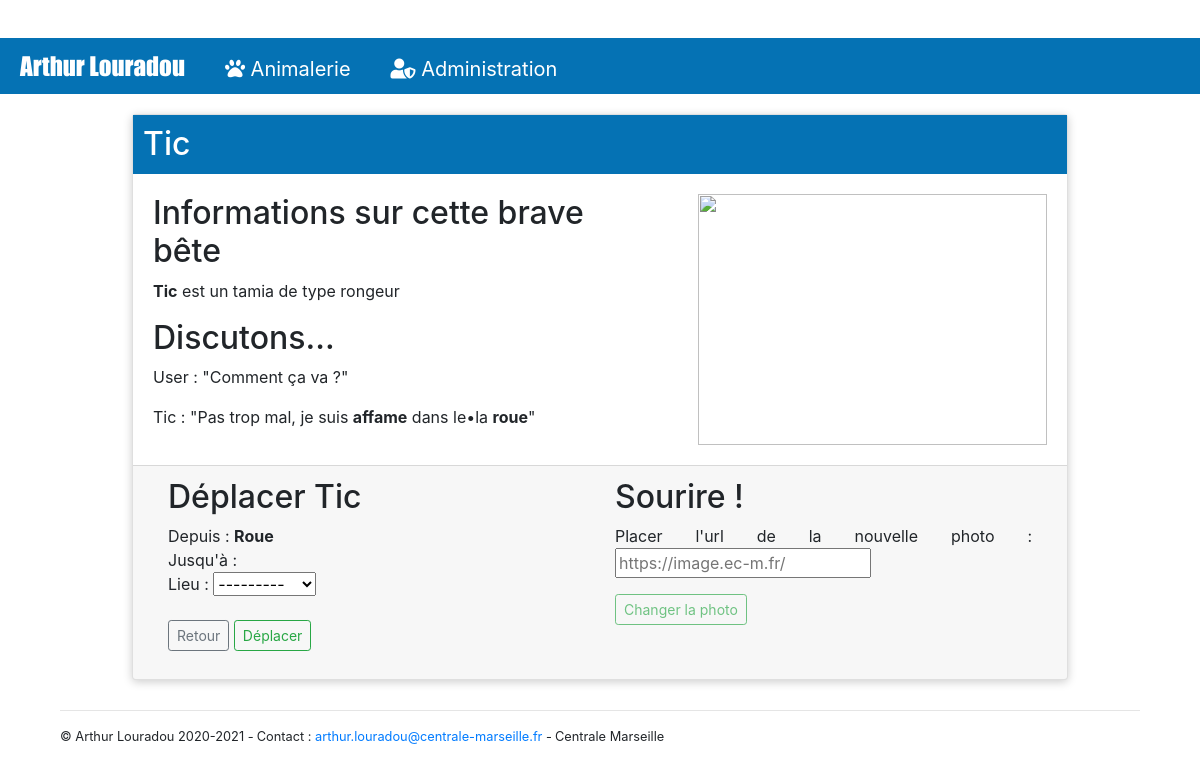
The page /animal/Tic/ on the database as committed earlier.
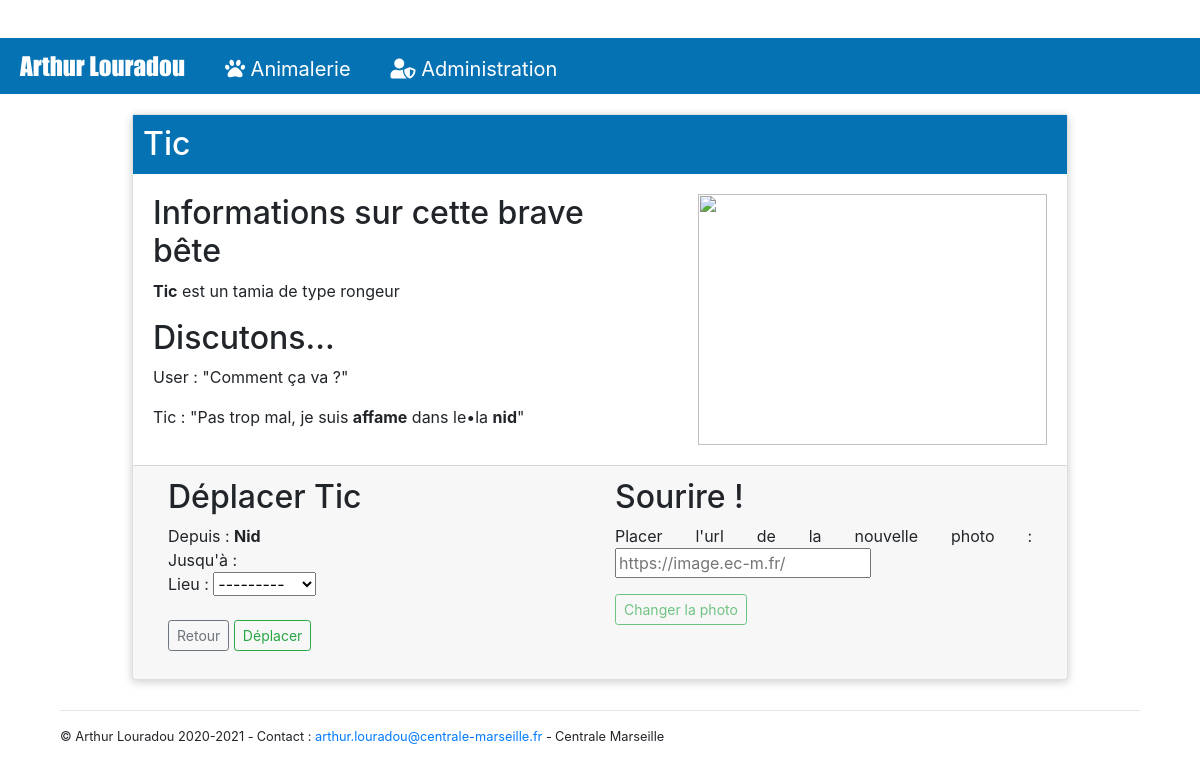
The same page on the database as committed later.
### animalerie/models.py (models this page shows, shortened)
class Animal(models.Model):
    id_animal = models.CharField(max_length=100, primary_key=True)
    etat = models.CharField(max_length=20)
    type = models.CharField(max_length=20)
    race = models.CharField(max_length=20)
    photo = models.CharField(max_length=200)
    lieu = models.ForeignKey(Equipement, on_delete=models.CASCADE)

class Equipement(models.Model):
    id_equip = models.CharField(max_length=100, primary_key=True)
    disponibilite = models.CharField(max_length=20)
    photo = models.CharField(max_length=200)
    def __str__(self):
        return self.id_equip

### animalerie/views.py (the view)
# urls.py: path('animal/<str:id_animal>/', views.animal_detail, name='animal_detail'),
def animal_detail(request, id_animal,error=None):
    animal = get_object_or_404(Animal, id_animal=id_animal)
    if request.method == "POST":
        form = MoveForm(request.POST)
        if form.is_valid():
            ancien_lieu = get_object_or_404(Equipement, id_equip=animal.lieu)
            post = form.save(commit=False)
            nouveau_lieu = get_object_or_404(Equipement, id_equip=post.lieu)
            modif = get_object_or_404(Animal, id_animal=id_animal).changeLieu(nouveau_lieu)
            if modif=='error_not_empty' :
                return redirect('animal_detail_mes', id_animal=id_animal, error='Lieu Occupé')
            elif modif.split(':')[0]=='error_impossible':
                return redirect('animal_detail_mes', id_animal=id_animal, error='Impossible, '+modif.split(':')[1])
            else:
                ancien_lieu.disponibilite = 'libre'
                ancien_lieu.save()
                modif.save()
                nouveau_lieu.disponibilite = 'occupe'
                nouveau_lieu.save()
            return redirect('animal_detail', id_animal=id_animal)
    else:
         form = MoveForm()
    lieu = animal.lieu
    if error==None:
        return render(request,
                    'animalerie/animal_detail.html',
                    {'animal': animal, 'lieu': lieu, 'form': form})
    else:
        return render(request,
                    'animalerie/animal_detail.html',
                    {'animal': animal, 'lieu': lieu, 'form': form, 'error':error})

### animalerie/forms.py
class MoveForm(forms.ModelForm):
    class Meta:
        model = Animal
        fields = ('lieu',)

### animalerie/templates/animalerie/animal_detail.html (shortened to what this page needs)
{% extends 'animalerie/template.html' %}
{% load static %}
{% block content %}
<div class="page-header">
    <div class="card">
        <div class="header">
            <h2>
                {{ animal.id_animal }}
            </h2>
        </div>
        <div class="container">
            <div class="row">
                <div class="card-body col-lg-7">
                    <h2 class="card-text"> Informations sur cette brave bête</h2>
                    <p><b>{{ animal.id_animal }}</b> est un {{ animal.race }} de type {{ animal.type }}</p>
                    <h2>Discutons...</h2>
                    <p>User : "Comment ça va ?"</p>
                    <p>{{ animal.id_animal }} : "Pas trop mal, je suis <b>{{ animal.etat }}</b> dans le•la <b>{{ animal.lieu }}</b>"</p>
                </div>
                <div class="card-body col-lg-5">
                    <img src="{% if animal.photo == '#' %}https://www.thoiry.net/sites/thoiry.net/files/2018-02/loutre1600x800.jpg
                    {% else%}
                      {{animal.photo}}
                    {% endif %}" style="height: auto; width: 100%; display: block;object-fit: cover;" />
                </div>
            </div>
        </div>
        <div class="card-footer">
            <div class="container">
                <div class="row">
                    <div class="col">
                        <form method="POST" class="post-form">{% csrf_token %}
                            <h2 class="card-text"> Déplacer {{ animal.id_animal }}</h2>
                            <span>Depuis : <b>{{ animal.lieu|capfirst }}</b></span><br/>
                            <span>Jusqu'à : </span>
                            {{ form.as_p }}
                            <a class="btn btn-sm btn-outline-secondary card-text" href="{% url 'animal_list' %}">Retour</a>
                            <button type="submit" class="btn btn-sm btn-outline-success card-text">Déplacer</button>
                        </form>
                    </div>
                    <div class="col-6">
                        <form method="POST" class="post-form">{% csrf_token %}
                            <h2 class="card-text"> Sourire !</h2>
                            <p>Placer l'url de la nouvelle photo : <input placeholder="https://image.ec-m.fr/"/></p>
                            <button type="submit" class="btn btn-sm btn-outline-success card-text" title="En cours de développement" style="cursor: not-allowed;" disabled>Changer la photo</button>
                        </form>
                    </div>
                </div>
            </div>
        </div>
    </div>
</div>
{% endblock %}

Rows that differ between the two databases and show on the page:
changed Animal "Tic": lieu "roue" → "nid"; lieu "Roue" → "Nid"
